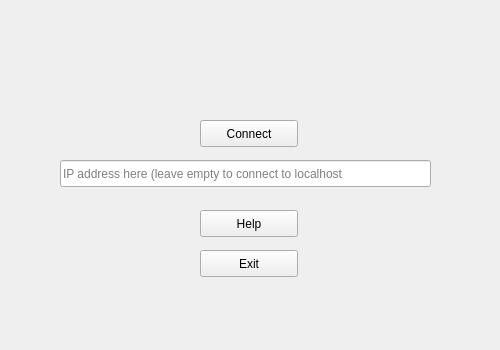
<?xml version="1.0" encoding="UTF-8"?>
<ui version="4.0">
 <class>TitleWindow</class>
 <widget class="QMainWindow" name="TitleWindow">
  <property name="geometry">
   <rect>
    <x>0</x>
    <y>0</y>
    <width>500</width>
    <height>350</height>
   </rect>
  </property>
  <property name="sizePolicy">
   <sizepolicy hsizetype="Fixed" vsizetype="Fixed">
    <horstretch>0</horstretch>
    <verstretch>0</verstretch>
   </sizepolicy>
  </property>
  <property name="minimumSize">
   <size>
    <width>500</width>
    <height>350</height>
   </size>
  </property>
  <property name="maximumSize">
   <size>
    <width>500</width>
    <height>350</height>
   </size>
  </property>
  <property name="windowTitle">
   <string>Game Startup</string>
  </property>
  <property name="styleSheet">
   <string notr="true"/>
  </property>
  <widget class="QWidget" name="centralWidget">
   <widget class="QLabel" name="label">
    <property name="geometry">
     <rect>
      <x>0</x>
      <y>0</y>
      <width>500</width>
      <height>351</height>
     </rect>
    </property>
    <property name="sizePolicy">
     <sizepolicy hsizetype="Preferred" vsizetype="Preferred">
      <horstretch>0</horstretch>
      <verstretch>0</verstretch>
     </sizepolicy>
    </property>
    <property name="styleSheet">
     <string notr="true"/>
    </property>
    <property name="locale">
     <locale language="English" country="UnitedStates"/>
    </property>
    <property name="text">
     <string/>
    </property>
    <property name="pixmap">
     <pixmap resource="client-resources.qrc">:/Resources/titlescreen.png</pixmap>
    </property>
   </widget>
   <widget class="QPushButton" name="btnConnect">
    <property name="geometry">
     <rect>
      <x>200</x>
      <y>120</y>
      <width>98</width>
      <height>27</height>
     </rect>
    </property>
    <property name="styleSheet">
     <string notr="true"/>
    </property>
    <property name="text">
     <string>Connect</string>
    </property>
   </widget>
   <widget class="QPushButton" name="btnHelp">
    <property name="geometry">
     <rect>
      <x>200</x>
      <y>210</y>
      <width>98</width>
      <height>27</height>
     </rect>
    </property>
    <property name="text">
     <string>Help</string>
    </property>
   </widget>
   <widget class="QPushButton" name="btnExit">
    <property name="geometry">
     <rect>
      <x>200</x>
      <y>250</y>
      <width>98</width>
      <height>27</height>
     </rect>
    </property>
    <property name="text">
     <string>Exit</string>
    </property>
   </widget>
   <widget class="QLineEdit" name="lnIPAddr">
    <property name="geometry">
     <rect>
      <x>60</x>
      <y>160</y>
      <width>371</width>
      <height>27</height>
     </rect>
    </property>
    <property name="text">
     <string/>
    </property>
    <property name="placeholderText">
     <string>IP address here (leave empty to connect to localhost</string>
    </property>
   </widget>
  </widget>
 </widget>
 <layoutdefault spacing="6" margin="11"/>
 <resources>
  <include location="client-resources.qrc"/>
 </resources>
 <connections/>
</ui>
